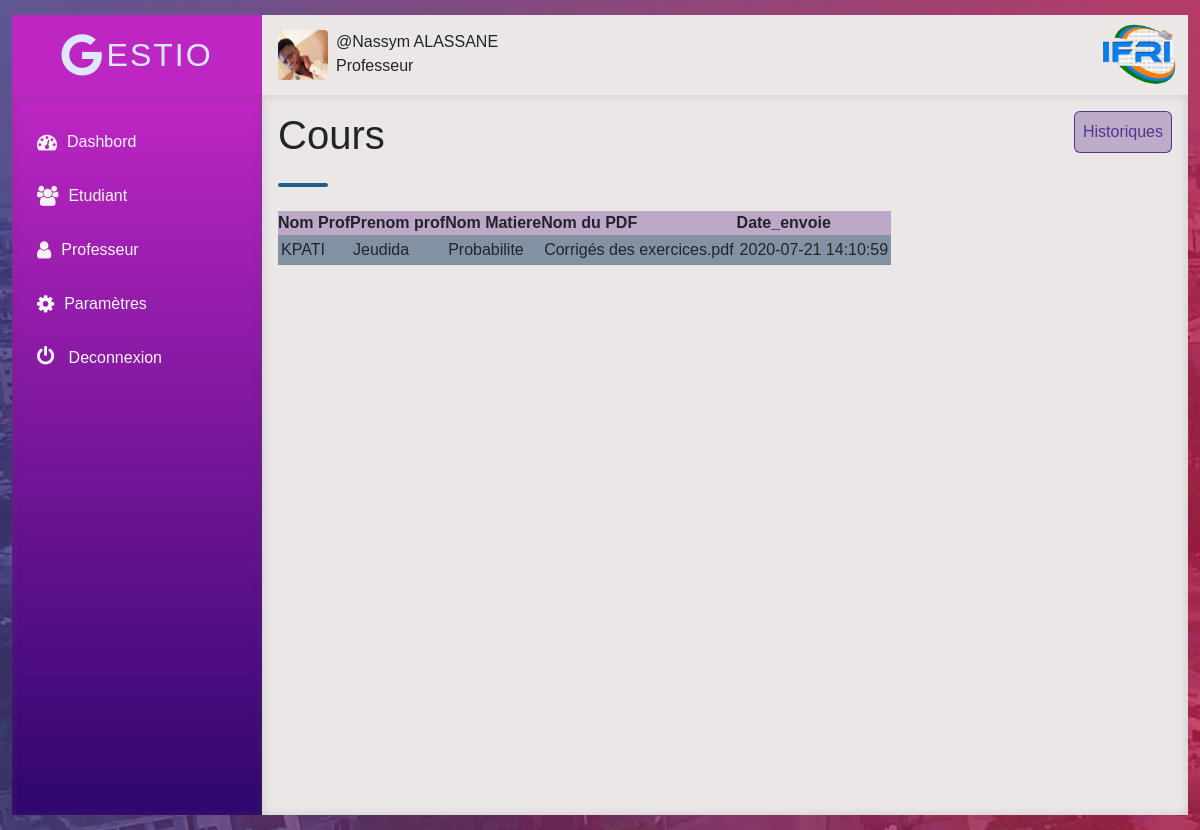
/gestio/mainAdmin.php?allow=1&&dash=5 (signed in), run on the app's committed database.
### tables this page shows
CREATE TABLE `professeur` (
  `id_Prof` varchar(20) NOT NULL,
  `nom_prof` varchar(20) DEFAULT NULL,
  `prenom_prof` varchar(20) DEFAULT NULL,
  `email` varchar(50) DEFAULT NULL,
  `quota_heure` int(11) DEFAULT NULL
);

CREATE TABLE `matiere` (
  `id_mat` int(20) NOT NULL,
  `nom_mat` varchar(50) DEFAULT NULL,
  `coef` int(2) DEFAULT NULL,
  `UE` varchar(50) DEFAULT NULL,
  `id_prof1` varchar(20) DEFAULT NULL,
  `id_prof2` int(20) DEFAULT NULL,
  `id_prof3` int(20) DEFAULT NULL,
  `id_prof4` int(20) DEFAULT NULL,
  `id_prof5` int(20) DEFAULT NULL
);

CREATE TABLE `historique_cours` (
  `id` int(11) NOT NULL,
  `nom_cours` varchar(255) NOT NULL,
  `date_envoie` datetime NOT NULL,
  `paths` varchar(255) NOT NULL,
  `code_mat` varchar(25) NOT NULL
);

### gestio/phpAdmin/cours.php (the view, shortened to what this page needs)
<div class="schedule">
      <div class="primary">
         <h1>Cours </h1>
         <a href="" id="historique">Historiques</a>
      </div>
      <div class="mybar"></div><br>
      <table>
          <tr class="table-header">
               <th>Nom Prof</th>
               <th>Prenom prof</th>
               <th>Nom Matiere</th>
               <th>Nom du PDF</th>
               <th>Date_envoie</th>
          </tr>
          <?php
                $req = $bdd->query('SELECT p.nom_prof, p.prenom_prof ,m.id_mat ,m.nom_mat
                                    FROM professeur p
                                    INNER JOIN matiere m
                                    ON m.id_prof1= p.id_Prof');
                $cpt=0;
                while( $donne= $req->fetch()){
                    $req2=$bdd->prepare('SELECT  nom_cours, date_envoie FROM historique_cours  WHERE code_mat=?');
                   if( $req2->execute(array($donne['id_mat']))){
                      $donne2=$req2->fetch();
                           if(!empty($donne2['nom_cours'])){
            ?>
                    <tr>
                        <td <?php if($cpt==0){ echo 'style="background-color: rgba(79, 105, 129, 0.671); padding : 3px 3px 3px 3px ;"';}else{echo 'style="background-color: rgba(169, 137, 184, 0.671); padding : 3px 3px 3px 3px ;"';} ?> ><?php echo $donne['nom_prof']?></td>
                        <td <?php if($cpt==0){ echo 'style="background-color: rgba(79, 105, 129, 0.671); padding : 3px 3px 3px 3px ;"';}else{echo 'style="background-color: rgba(169, 137, 184, 0.671); padding : 3px 3px 3px 3px ;"';} ?> ><?php echo $donne['prenom_prof']?></td>
                        <td <?php if($cpt==0){ echo 'style="background-color: rgba(79, 105, 129, 0.671); padding : 3px 3px 3px 3px ;"';}else{echo 'style="background-color: rgba(169, 137, 184, 0.671); padding : 3px 3px 3px 3px ;"';} ?> ><?php echo $donne['nom_mat']?></td>
                        <td <?php if($cpt==0){ echo 'style="background-color: rgba(79, 105, 129, 0.671); padding : 3px 3px 3px 3px ;"';}else{echo 'style="background-color: rgba(169, 137, 184, 0.671); padding : 3px 3px 3px 3px ;"';} ?> ><?php echo $donne2['nom_cours']?></td>
                        <td <?php if($cpt==0){ echo 'style="background-color: rgba(79, 105, 129, 0.671); padding : 3px 3px 3px 3px ;"';}else{echo 'style="background-color: rgba(169, 137, 184, 0.671); padding : 3px 3px 3px 3px ;"';} ?> ><?php echo $donne2['date_envoie']?></td>
                    </tr>
            <?php
                    if($cpt==1){ $cpt=0; }else{$cpt=1;}
                    $cpt=1;
                        }
                    }
                }
            ?>
      </table>
</div>

### gestio/css/main.css (style rules this page uses)
* { margin: 0; padding: 0; box-sizing: border-box; text-decoration: none; list-style: none; font-family: sans-serif; }
body { background: linear-gradient(to right, rgba(69, 54, 121, 0.8), rgba(188, 28, 72, 0.8)), url('../img/back_first.jpg') no-repeat center; font-family: ebrima, sans-serif; }

### gestio/css/framework.css (style rules this page uses)
.mybar { width: 50px; height: 4px; margin: 10px 0 0 0; border: none; border-radius: 8px; background-color: rgb(31, 93, 143); }

### gestio/css/main-dashboard.css (style rules this page uses)
.primary { display: flex; justify-content: space-between; }

### gestio/css/coursesProf.css (style rules this page uses)
#historique { display: block; width: auto; margin: 10px; padding: 8px; color: rgba(76, 39, 136, 0.9); background: rgba(76, 39, 136, 0.3); border: 1px solid rgba(76, 39, 136, 0.9); border-radius: 6px; text-align: center; text-decoration: none; position: relative; bottom: 10px; left: 10px; }
.table-header th { background-color: rgba(128, 104, 128, 0.671); background-color: rgba(169, 137, 184, 0.671); }

### data on the page
professeur: nom_prof "KPATI", prenom_prof "Jeudida", matiere.nom_mat "Probabilite", historique_cours.nom_cours "Corrigés des exercices.pdf", historique_cours.date_envoie "2020-07-21 14:10:59"

### other printed values
$_SESSION['user_name'] "Nassym ALASSANE"
